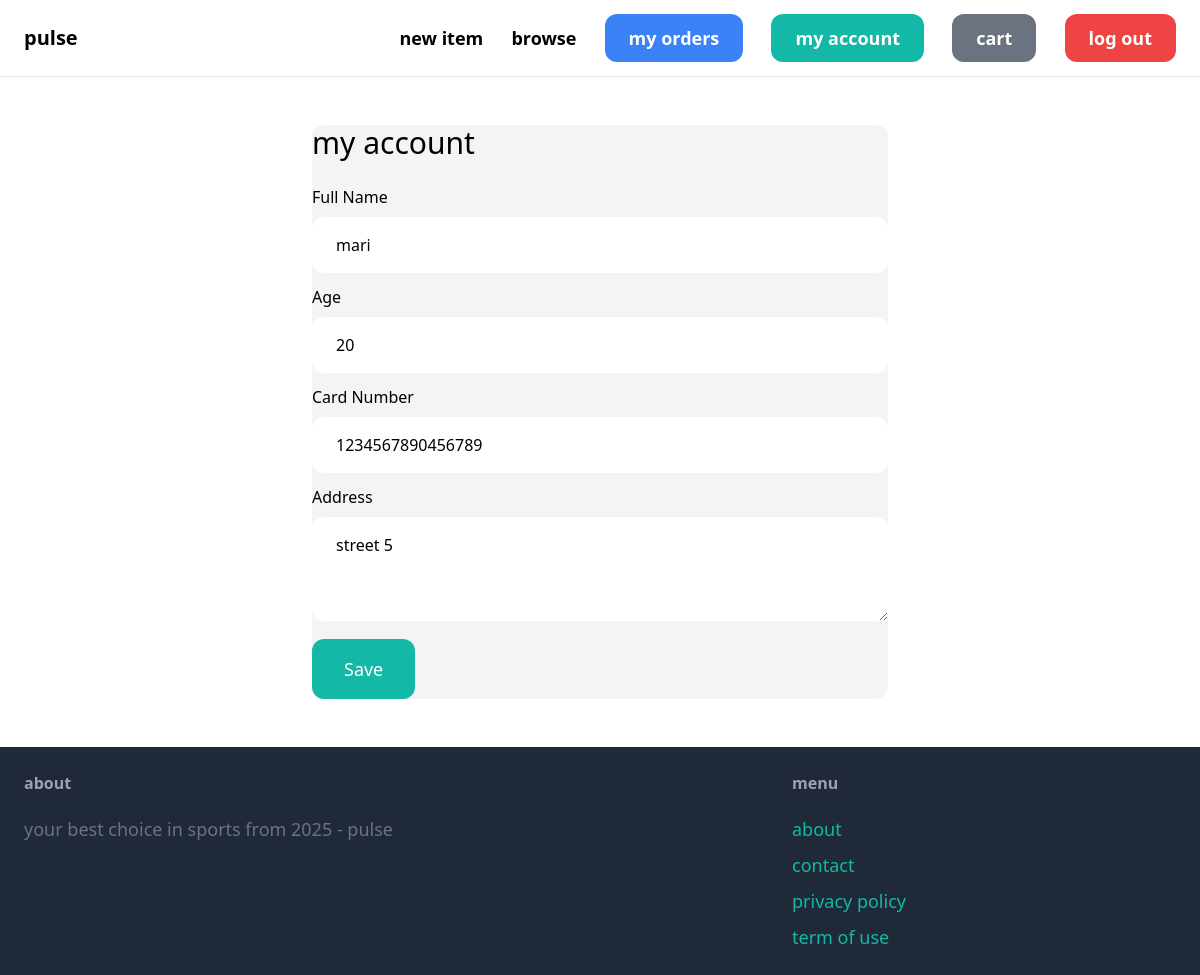
/myaccount/ (signed in), run on the app's committed database.
### core/models.py (models this page shows, shortened)
class UserProfile(models.Model):
    user = models.OneToOneField(User, related_name='profile', on_delete=models.CASCADE)
    full_name = models.CharField(max_length=255)
    age = models.PositiveIntegerField()
    card_number = models.CharField(max_length=16)
    address = models.TextField()
    created_at = models.DateTimeField(auto_now_add=True)

### core/views.py (the view)
# urls.py: path('myaccount/', views.myaccount, name='myaccount'),
@login_required(login_url='/login/')
def myaccount(request):
    try:
        profile = request.user.profile
    except UserProfile.DoesNotExist:
        profile = UserProfile(user=request.user)
    if request.method == 'POST':
        form = ProfileForm(request.POST, instance=profile)
        if form.is_valid():
            form.save()
            return redirect('core:myaccount')
    else:
        form = ProfileForm(instance=profile)
    return render(request, 'core/myaccount.html', {'form': form})

### core/forms.py
class ProfileForm(forms.ModelForm):
    class Meta:
        model = UserProfile
        fields = ('full_name', 'age', 'card_number', 'address')
        widgets = {
            'full_name': forms.TextInput(attrs={'class': 'w-full py-4 px-6 rounded-xl'}),
            'age': forms.NumberInput(attrs={'class': 'w-full py-4 px-6 rounded-xl'}),
            'card_number': forms.TextInput(attrs={'class': 'w-full py-4 px-6 rounded-xl'}),
            'address': forms.Textarea(attrs={'class': 'w-full py-4 px-6 rounded-xl', 'rows': 3}),
        }

### core/templates/core/myaccount.html (shortened to what this page needs)
{% extends 'core/base.html' %}
{% block content %}
    <div class="w-1/2 my-6 mx-auto bg-gray-100 rounded-xl">
        <h1 class="mb-6 text-3xl">my account</h1>
        <form method="post" action="{% url 'core:myaccount' %}">
            <div class="mb-3">
                <label class="inline-block mb-2">Full Name</label><br>
                {{ form.full_name }}
            </div>
            <div class="mb-3">
                <label class="inline-block mb-2">Age</label><br>
                {{ form.age }}
            </div>
            <div class="mb-3">
                <label class="inline-block mb-2">Card Number</label><br>
                {{ form.card_number }}
            </div>
            <div class="mb-3">
                <label class="inline-block mb-2">Address</label><br>
                {{ form.address }}
            </div>
            <button class="py-4 px-8 text-lg bg-teal-500 hover:bg-teal-700 rounded-xl text-white">Save</button>
        </form>
    </div>
{% endblock %}

### data on the page
UserProfile: full_name "mari", age "20", card_number "1234567890456789", address "street 5"
